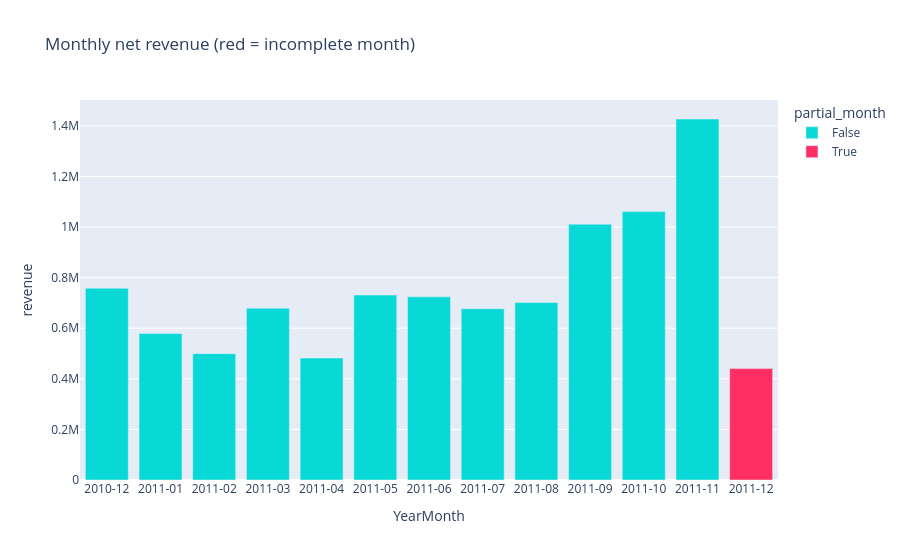

Notebook code cell kept with this figure:
### Markdown cell above
### 6.3 Revenue over time
**Business intent:** spot the Q4 holiday surge and check data completeness at the edges of the period.

### Code cell
# Revenue over time (net: cancellations are inside, so returns reduce the month they happened in)
monthly = sales.groupby("YearMonth").agg(
    revenue=("TotalLineRevenue", "sum"),
    orders=("InvoiceNo", lambda s: s[~s.str.startswith("C")].nunique()),
).reset_index()
monthly["partial_month"] = monthly["YearMonth"] == monthly["YearMonth"].max()   # data stops on 9 Dec 2011

fig = px.bar(monthly, x="YearMonth", y="revenue", color="partial_month", hover_data=["orders"],
             color_discrete_map={False: "#08D9D6", True: "#FF2E63"},
             title="Monthly net revenue (red = incomplete month)")
fig.update_xaxes(type="category")
fig.show()

display(monthly.sort_values("revenue", ascending=False).head(5))

### Figure 1 — Plotly figure (JSON) as saved in the notebook; plotly's stock layout.template omitted (floating-point values rounded to 4 significant figures)
{"data": [{"customdata": [[1550], [1081], [1093], [1440], [1235], [1668], [1525], [1452], [1339], [1818], [2005], [2751]], "hovertemplate": "partial_month=False<br>YearMonth=%{x}<br>revenue=%{y}<br>orders=%{customdata[0]}<extra></extra>", "legendgroup": "False", "marker": {"color": "#08D9D6", "pattern": {"shape": ""}}, "name": "False", "orientation": "v", "showlegend": true, "textposition": "auto", "type": "bar", "x": ["2010-12", "2011-01", "2011-02", "2011-03", "2011-04", "2011-05", "2011-06", "2011-07", "2011-08", "2011-09", "2011-10", "2011-11"], "xaxis": "x", "y": [758200.0, 578900.0, 499500.0, 679300.0, 482200.0, 731100.0, 724000.0, 676800.0, 701400.0, 1011000.0, 1062000.0, 1427000.0], "yaxis": "y"}, {"customdata": [[816]], "hovertemplate": "partial_month=True<br>YearMonth=%{x}<br>revenue=%{y}<br>orders=%{customdata[0]}<extra></extra>", "legendgroup": "True", "marker": {"color": "#FF2E63", "pattern": {"shape": ""}}, "name": "True", "orientation": "v", "showlegend": true, "textposition": "auto", "type": "bar", "x": ["2011-12"], "xaxis": "x", "y": [440400.0], "yaxis": "y"}], "layout": {"barmode": "relative", "legend": {"title": {"text": "partial_month"}, "tracegroupgap": 0}, "title": {"text": "Monthly net revenue (red = incomplete month)"}, "xaxis": {"anchor": "y", "domain": [0.0, 1.0], "title": {"text": "YearMonth"}, "type": "category"}, "yaxis": {"anchor": "x", "domain": [0.0, 1.0], "title": {"text": "revenue"}}}}
